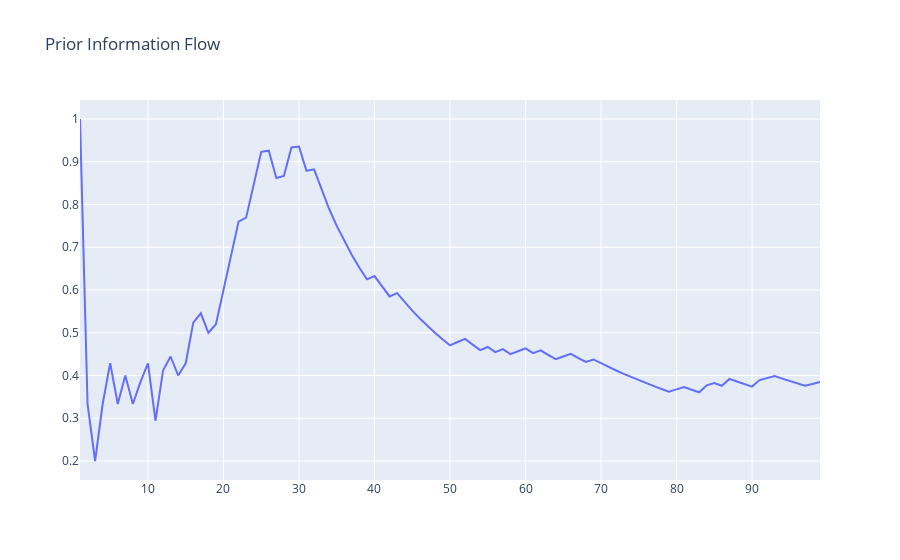

Notebook code cell kept with this figure:
### Code cell
iou_auc_range_("FS-F$FS-I$PIF", "o")
